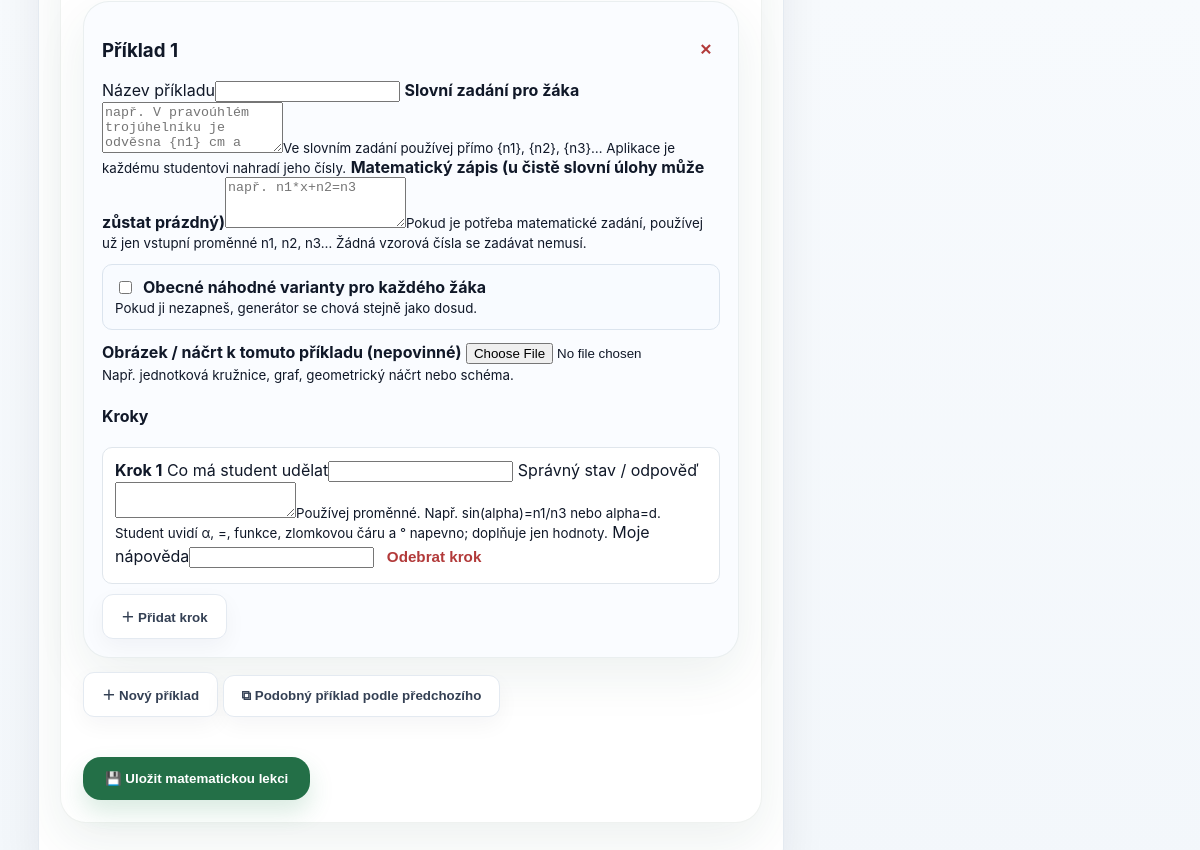
/teacher/math/new (signed in, lower part), run on an earlier commit of the app's database.
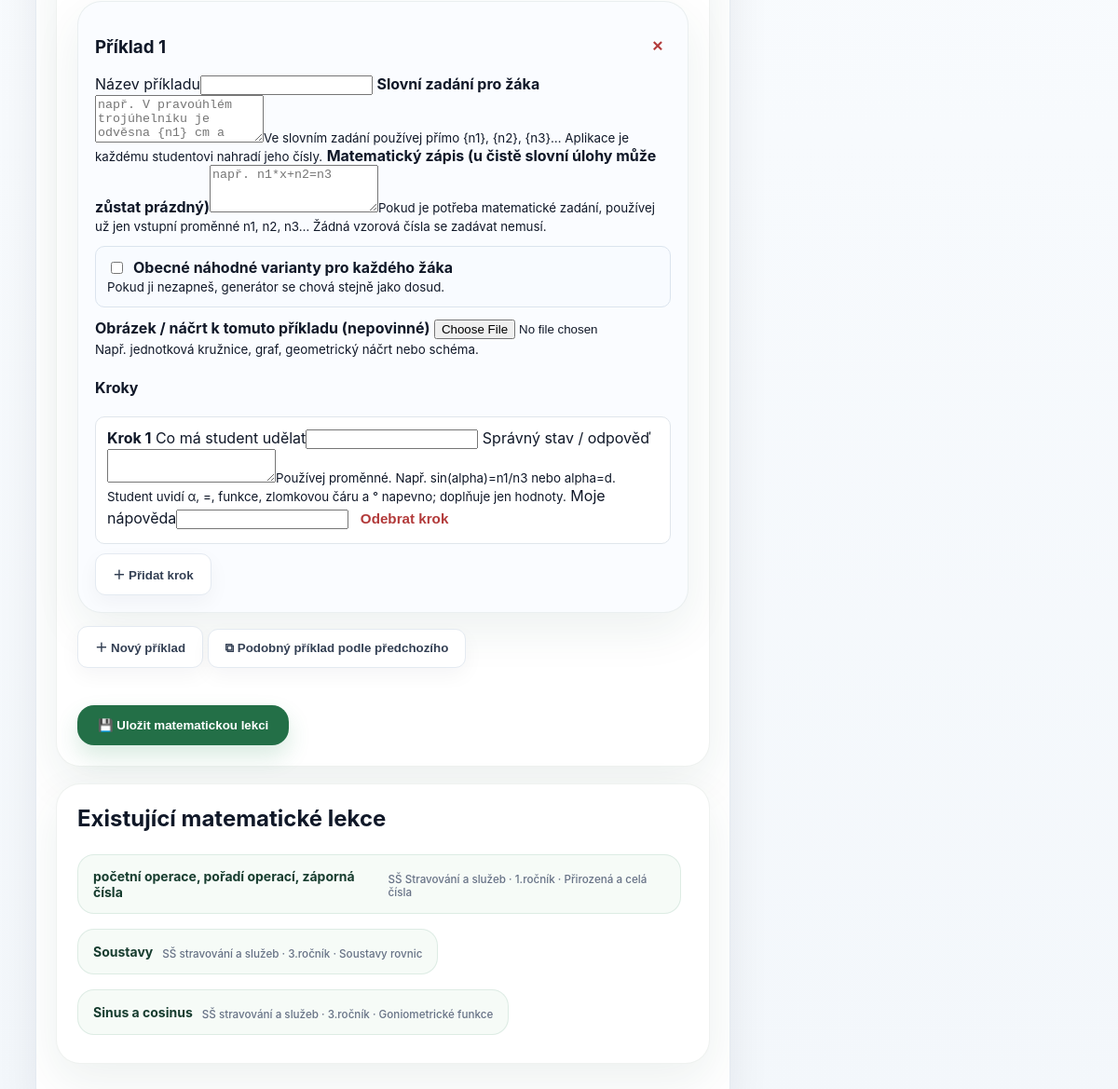
And on a later commit of the database.
### app.py (models this page shows)
class MathLesson(db.Model):
    id = db.Column(db.Integer, primary_key=True)
    school = db.Column(db.String(160), default='')
    grade_name = db.Column(db.String(120), default='')
    topic = db.Column(db.String(180), default='')
    title = db.Column(db.String(220), nullable=False)
    html_original = db.Column(db.String(255), default='')
    html_stored = db.Column(db.String(255), default='')
    is_published = db.Column(db.Boolean, default=True)
    created_at = db.Column(db.DateTime, default=datetime.utcnow)

### app.py (the view, shortened to what this page needs)
@app.route('/teacher/math/new', methods=['GET','POST'])
def new_math_lesson():
    r = require_teacher()
    if r: return r
    lessons=MathLesson.query.order_by(MathLesson.created_at.desc()).all()
    return render_template('math_new.html', course=course_from_lesson(None), lesson=None, lessons=lessons, form_data={}, examples_json='', math_errors=None)

### app.py (called while the page is built)
def current_lang():
    lang = session.get('lang', 'cs')
    return lang if lang in ('cs','en') else 'cs'

def tr(value):
    if value is None: return ''
    return I18N.get(current_lang(), {}).get(str(value), str(value))

def current_user():
    uid = session.get('uid')
    return db.session.get(User, uid) if uid else None

def require_login():
    if not current_user(): return redirect(url_for('login'))

def require_teacher():
    r = require_login()
    if r: return r
    if current_user().role != 'teacher': return redirect(url_for('dashboard'))

def course_from_lesson(lesson):
    if lesson:
        sub = lesson.block.grade.subject
        return {'subject': sub.name, 'grade': lesson.block.grade.name, 'block': lesson.block.title, 'icon': sub.icon}
    return {'subject': 'Montessori', 'grade': '', 'block': '', 'icon': '🌱'}

def _is_render_instance():
    if str(os.getenv('RENDER', '')).lower() in ('1', 'true', 'yes'):
        return True
    if os.getenv('RENDER_SERVICE_ID'):
        return True
    try:
        return '.onrender.com' in (request.host or '').lower()
    except RuntimeError:
        return False

### templates/math_new.html (shortened to what this page needs)
{% extends 'base.html' %}
{% block content %}
<div class="layout dashboard-layout"><main class="main-card">
<form method="post" enctype="multipart/form-data" id="mathForm">
<section class="course-card" style="padding:22px;margin-top:18px">
<div id="examples"></div>
<button type="button" class="switch" onclick="addExample(false)">＋ Nový příklad</button>
<button type="button" class="switch" onclick="addExample(true)">⧉ Podobný příklad podle předchozího</button>
<div style="margin-top:22px"><button class="testbtn submit" type="submit">💾 Uložit matematickou lekci</button></div>
</section>
</form>
{% if lessons %}
<section class="course-card" style="padding:22px;margin-top:18px"><h2>Existující matematické lekce</h2>
{% for l in lessons %}<a class="lesson-row big" href="{{url_for('math_lesson',lesson_id=l.id)}}"><b>{{l.title}}</b><small>{{l.school}} · {{l.grade_name}} · {{l.topic}}</small></a>{% endfor %}
</section>{% endif %}
</main></div>
{% endblock %}

What changed in the data, as far as the page shows it:
added MathLesson: title "početní operace, pořadí operací, záporná čísla", school "SŠ Stravování a služeb", grade_name "1.ročník", topic "Přirozená a celá čísla"
added MathLesson: title "Soustavy", school "SŠ stravování a služeb", grade_name "3.ročník", topic "Soustavy rovnic"
added MathLesson: title "Sinus a cosinus", school "SŠ stravování a služeb", grade_name "3.ročník", topic "Goniometrické funkce"
Also different on the page:
text now shown: "Existující matematické lekce"
